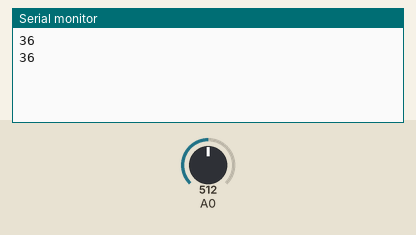
Simulated run of this sketch. Board: Arduino Uno, built with avr-gcc and run on an emulated ATmega328P. Shown: the last lines printed to the serial monitor. Inputs (shaded band) come from the test bench; at power-on: A0 = 512.

Above: at 1.8 s.
1.9 s: A0 set to 716
At 2.8 s:
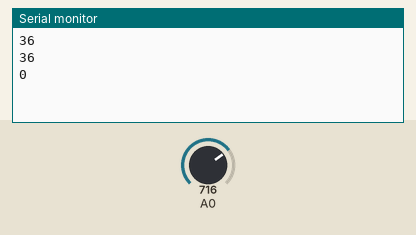
3.4 s: A0 set to 511
At 4.8 s:
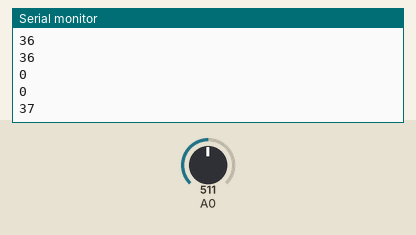
Timing chart, 0 to 6.4 s (numbered marks = the images above; inputs shaded):
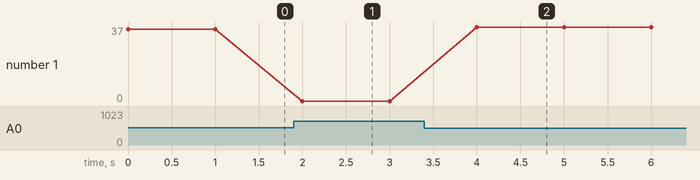

The sketch:

sketch-Capacitive_Soil_Moisture_Sensor_v2.ino
```cpp
void setup() {
  Serial.begin(9600);
}

void loop() {
  int rawValue = analogRead(A0);
  int percentage = map(rawValue, 700, 190, 0, 100);
  percentage = constrain(percentage, 0, 100);
  Serial.println(percentage);
  delay(1000);
}
```

Measured:
- after the input at 1.9 s, the serial monitor: prints a new line after 0.10 s (image 1)
- after the input at 3.4 s, the serial monitor: prints a new line after 0.60 s (image 2)
- plotted number 1: 36 → 0 after the input at 1.9 s, 0 → 37 after the input at 3.4 s
